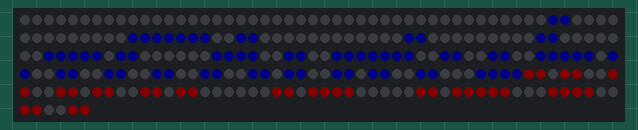
Simulated run of this program. Board: ESP32-S3. Parts: 256 RGB LEDs in strip order, left to right, continuing on the next row. Dim RGB values are drawn brighter than linear; storage starts empty; what the program prints to the serial monitor is not drawn.

Above: at 4.1 s.
At 8.75 s:
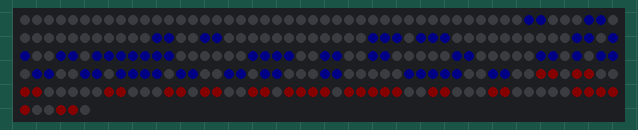
At 13.38 s:
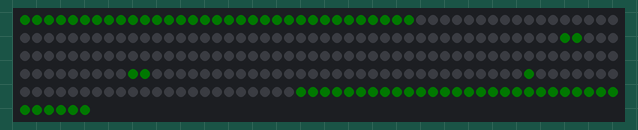
At 14.0 s:
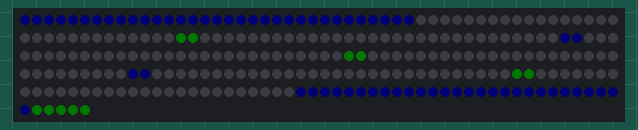
At 14.7 s:
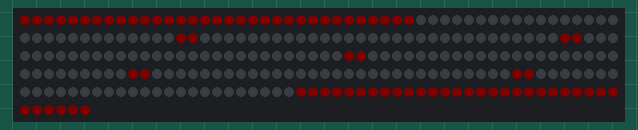
At 18.7 s:
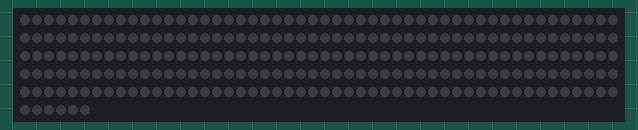

The program:

main.cpp
```cpp
#include <Arduino.h>
#include <neomatrix.h>
#include <neoanimations.h>
#include "../lib/icons.h"
#include "esp32-hal-cpu.h" // Para poder cambiar la frecuencia de operación
#include <dataadmin.h>

NeoMatrix neopix(8, 32, 46);
NeoAnimations neoanim(&neopix, 8, 32);
DataAdmin myconfig;

//superjson json_file;
DynamicJsonDocument &config = myconfig.getFullData();

void setup() {
    setCpuFrequencyMhz(160); // 80 - 160 - 240
    neopix.begin();
    Serial.begin(115200);
    pinMode(46, OUTPUT);
    Serial.println("Inicializando...");
    delay(4000);
    Serial.println("Iniciando configuración");
    myconfig.begin();
    Serial.println("Volvimos a MAIN");
    bool testgeneral = config.containsKey("general");
    uint8_t brightness = testgeneral ? config["general"]["brightness"].as<uint8_t>() : 30;
    neopix.setBrightness(brightness);

}

void loop() {
    neopix.clear();
    neopix.show();
    neopix.drawString("Rodrich",0,0,neopix.Color(0, 0, 70), neopix.Color(70, 0, 0), 6);
    neopix.show();
    delay(2000);
    neopix.text_scroll("Hola Mundo", 50, neopix.Color(0, 0, 70), neopix.Color(70, 0, 0), 6);
    delay(1000);
    neoanim.border(neopix.Color(0, 20, 0), 0, 1);
    neoanim.border(neopix.Color(0, 0, 10), 0, 1);
    neoanim.border(neopix.Color(40, 0, 0), 0, 1);
    neopix.clear();
    delay(1000);
    neoanim.worms_border(neopix.Color(30, 0, 0), neopix.Color(0, 0, 20), 20, 2, 10);
    delay(1000);
    //neopix.char_starwar('A', 0, 0, neopix.Color(0, 15, 0), 40);
    //delay(200);
}
```

Measured:
- by itself, everything shown: repeats every 16.0 s, in 54 steps
- what the display in image 0 shows lasts 2.1 s, from 4.0 s to 6.1 s
- what the display in image 4 shows lasts 1.0 s, from 14.6 s to 15.6 s
- what the display in image 5 shows lasts 1.4 s, from 18.6 s to 20.0 s
